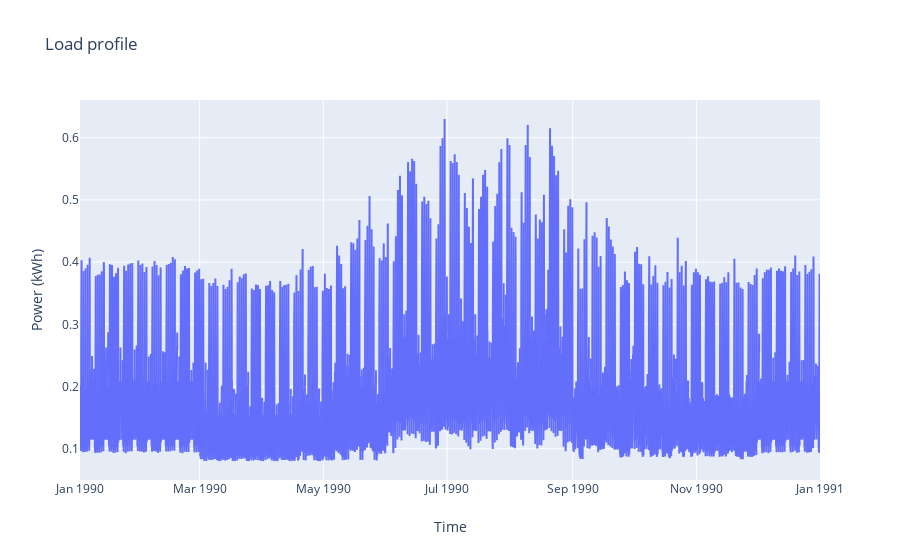
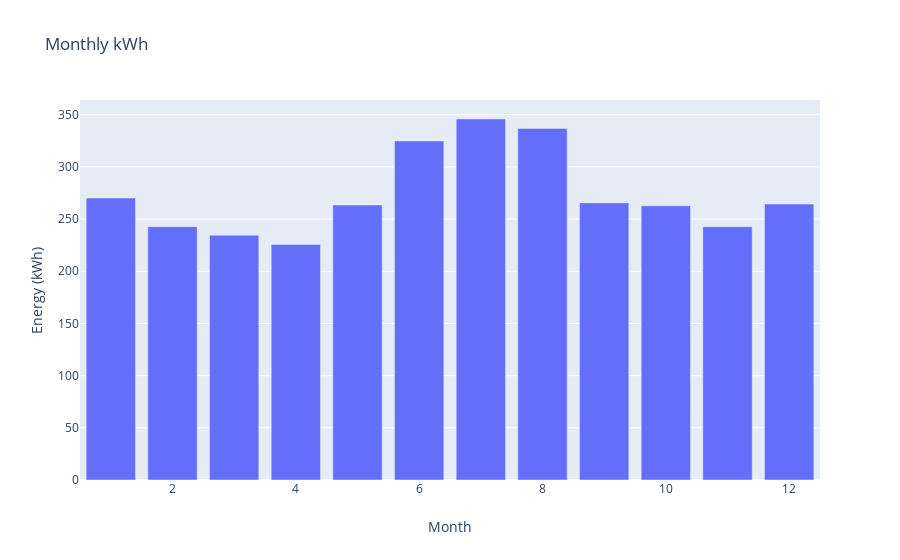

The cell these charts' notebook holds for them, in order:
### Code cell
# plotting load profile (for internal checks; not to be included in the website)

LoadProf=pd.read_json(Results['Load_Prof'])
LoadProf[0]=pd.to_datetime(LoadProf[0],unit='ms')
data =[go.Scatter(x= LoadProf[0], y= LoadProf[1],name='Load profile (kWh)', mode='lines')]

layout = go.Layout(title='Load profile' ,xaxis=dict(title='Time'),yaxis=dict(title='Power (kWh)'))
fig = go.Figure(data, layout)
iplot(fig)

LoadProf['Month']=LoadProf[0].dt.month
LoadProf_monthly=LoadProf.groupby('Month').sum()
data =[go.Bar(x= LoadProf_monthly.index, y= LoadProf_monthly[1])]
layout = go.Layout(title='Monthly kWh' ,xaxis=dict(title='Month'),yaxis=dict(title='Energy (kWh)'))
fig = go.Figure(data, layout)
iplot(fig)
display('Annual kWh: ' + LoadProf_monthly[1].sum().astype(int).astype(str) +' kWh')

### Figure 1 — Plotly figure (JSON) as saved in the notebook; plotly's stock layout.template omitted (floating-point values rounded to 4 significant figures; data arrays with more than 128 entries replaced by an {"elided": "..."} marker saying what was removed)
{"data": [{"mode": "lines", "name": "Load profile (kWh)", "type": "scatter", "x": {"elided": "17520 str values"}, "y": {"elided": "17520 float values"}}], "layout": {"title": {"text": "Load profile"}, "xaxis": {"title": {"text": "Time"}}, "yaxis": {"title": {"text": "Power (kWh)"}}}}

### Figure 2 — Plotly figure (JSON) as saved in the notebook; plotly's stock layout.template omitted (floating-point values rounded to 4 significant figures)
{"data": [{"type": "bar", "x": [1, 2, 3, 4, 5, 6, 7, 8, 9, 10, 11, 12], "y": [270.2, 242.7, 234.6, 225.7, 263.4, 324.9, 345.9, 336.9, 265.5, 262.7, 242.8, 264.4]}], "layout": {"title": {"text": "Monthly kWh"}, "xaxis": {"title": {"text": "Month"}}, "yaxis": {"title": {"text": "Energy (kWh)"}}}}
